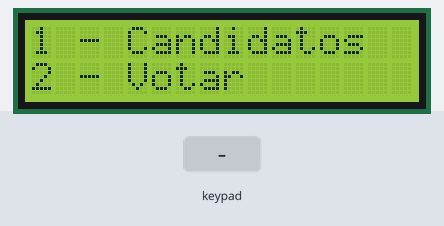
A sketch run on a simulated Arduino Uno, built with avr-gcc and run on an emulated ATmega328P. Parts: 16×2 character LCD. The test bench sets the inputs (shaded band). EEPROM starts erased.

Above: at 3.6 s.
3.7 s: keypad keys 1 0 1 1 1 2 pressed 0.4 s apart
At 4.3 s:
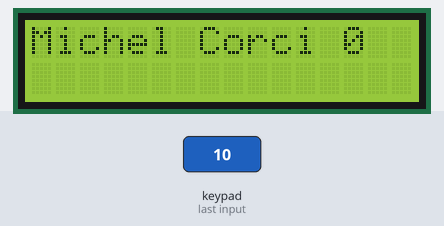
At 5.8 s:
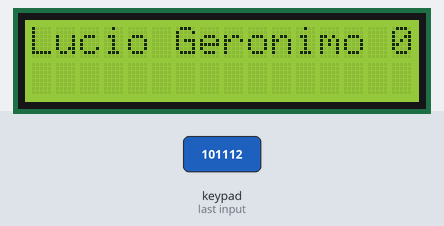
Timing chart, 0 to 7.3 s (numbered marks = the images above; inputs shaded):
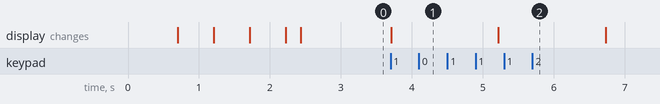

Measured:
- after the input at 3.7 s, the display: changes at once (image 1)

The sketch:

urna_completa_franklin.ino
```cpp
#include <Core.h>


//====================================================================================================================================
//====================================================================================================================================
//INSTANCIANDO TELA
LiquidCrystal l(0,1,2,3,4,5);
TextInterfaceRaw* telaUrna;
//====================================================================================================================================
//====================================================================================================================================

//====================================================================================================================================
//====================================================================================================================================
//INSTANCIANDO KEYPAD
const byte rows = 4; //four rows
const byte cols = 3; //three columns
char keys[rows][cols] = {
  {'1','2','3'},
  {'4','5','6'},
  {'7','8','9'},
  {'*','0','#'}
};
byte rowPins[rows] = {6,7,8,9}; //connect to the row pinouts of the keypad
byte colPins[cols] = {10, 11, 12}; //connect to the column pinouts of the keypad
Keypad keypad = Keypad( makeKeymap(keys), rowPins, colPins, rows, cols );

KeyboardController* controladorTeclado = new KeyboardControllerArduino;
UrnKeyboard* tecladoUrna = new UrnKeyboard;
//====================================================================================================================================
//====================================================================================================================================

//====================================================================================================================================
//====================================================================================================================================
//INSTANCIANDO MEMORIA
Memory*           arduinoMemory;
MemoryFactory*    memoryCreator;
MemoryControler*  arduinoMemoryControler;
UrnSetup*         urnConfiguration;
UrnElection*      unrElection;
//====================================================================================================================================
//====================================================================================================================================

//====================================================================================================================================
//====================================================================================================================================
//INSTANCIANDO CORE
Core* nucleo;
//====================================================================================================================================
//====================================================================================================================================

void setup() {


  //fazendo link de objetos

  //TELA
  l.begin(16,2);
  telaUrna = new TextInterfaceRaw(&l);
  //====================================================================================================================================

  //TECLADO
  controladorTeclado->assign(&keypad);
  tecladoUrna->assign(controladorTeclado);
  //====================================================================================================================================

  //MEMORIA
    memoryCreator = new MemoryFactory;
    arduinoMemory = memoryCreator->createMemoryArduino(100);
    delete memoryCreator;
    //====================================================================

    //making the instance of the memoryControler
    //MemoryControler* arduinoMemoryControler = new MemoryControlerArduino;
    arduinoMemoryControler = new MemoryControlerArduino;
    arduinoMemoryControler->assign(arduinoMemory);
    //====================================================================


    //making the instance of the Setup object
    //UrnSetup* urnConfiguration = new UrnSetup(arduinoMemoryControler, arduinoMemory);
    urnConfiguration = new UrnSetup(arduinoMemoryControler, arduinoMemory);
    //====================================================================

    //making the instance of Election object
    //UrnElection* unrElection = new UrnElection(arduinoMemoryControler, arduinoMemory);
    unrElection = new UrnElection(arduinoMemoryControler, arduinoMemory);
    //====================================================================

    /*
    Candidate* cand = (Candidate*) malloc(3 * sizeof(Candidate));
    //candidatos para votar


    cand[0].setName("joao");
    cand[0].setVote(0);
    delay(20);
    cand[1].setName("roberto");
    cand[1].setVote(0);
    delay(20);
    cand[2].setName("yan");
    cand[2].setVote(0);
    delay(20);
    //add candidates here
    urnConfiguration->newElection();
    urnConfiguration->addCandidate(cand[0]);
    delay(20);
    urnConfiguration->addCandidate(cand[1]);
    delay(20);
    urnConfiguration->addCandidate(cand[2]);
    delay(20);
    //delete urnConfiguration;
    //*/

    urnConfiguration->newElection();
    Candidate c;
    c.setName("Michel Corci");
    urnConfiguration->addCandidate(c);
    c.setName("Lucio Geronimo");
    urnConfiguration->addCandidate(c);
    c.setName("Aline de Colculo");
    urnConfiguration->addCandidate(c);

    //====================================================================
    //====================================================================================================================================

    //CORE
    nucleo = new Core(urnConfiguration, unrElection, tecladoUrna, telaUrna);

}

void loop() {
  // put your main code here, to run repeatedly:


  //teste para ver a memoria EEPROM
  /*
  l.clear();
  for(int i = 0; i < 16; i++)
  {
    l.print((char)EEPROM[i]);
    //delay(1000);
  }
  l.setCursor(0,1);
  for(int i = 16; i < 32; i++)
  {
    l.print((char)EEPROM[i]);
    //delay(1000);
  }
  delay(5000);
  //*/
  /*
  char* ls = unrElection->listCandidates();


  l.clear();
  //l.print(ls);
  //delay(1500);
  l.clear();
  l.print(unrElection->getNumberCandidates());
  delay(1500);
  */
/*
  Candidate* list = unrElection->listCandidates();
  String s = list[0].getName();
  char* a = &s[0];
  l.clear();
  telaUrna->showText(a);
  delay(1000);
*/

  nucleo->showMenu();

  switch(nucleo->getOpcao())
  {
    case '1':
            nucleo->showCandidates();
            break;

    case '2':
            nucleo->vote();
            break;

    default:
            nucleo->printError();
            break;
  }

}
```

Core.h
```cpp
#ifndef CORE_H
#define CORE_H

#include <LiquidCrystal.h>
#include "TextInterfaceRaw.h"
#include "Urn.h"
#include "UrnKeyboard.h"

class Core
{
  private:

    UrnSetup* configuracao;
    UrnElection* eleicao;
    UrnKeyboard* teclado;
    TextInterfaceRaw* tela;

    char opcao;
    Candidate* listaCandidatos;
    int numCandidatos;

  public:

      Core(UrnSetup* uSetup, UrnElection* election, UrnKeyboard* keyboard, TextInterfaceRaw* lcd);
      void showMenu();
      void showCandidates();
      void vote();
      void printError();
      char getOpcao(){return this->opcao;}

};

Core::Core(UrnSetup* uSetup, UrnElection* election, UrnKeyboard* keyboard, TextInterfaceRaw* lcd)
{
  this->configuracao = uSetup;
  this->eleicao = election;
  this->teclado = keyboard;
  this->tela = lcd;

  this->opcao = '\0';
  this->listaCandidatos = election->listCandidates();
  delay(20);
  this->numCandidatos = election->getNumberCandidates();
  delay(20);
  this->tela->clearScreen();
  delay(20);
  this->tela->showText("Inicializando a urna");
  delay(500);
  this->tela->showText("Inicializando a urna .");
  delay(500);
  this->tela->showText("Inicializando a urna . .");
  delay(500);
  this->tela->showText("Inicializando a urna . . .");
  delay(200);
}

void Core::printError()
{

    this->tela->clearScreen();
    this->tela->showText("Erro");
    this->opcao = '\0';
    delay(1000);
}

void Core::showMenu()
{
  this->tela->clearScreen();
  this->tela->showText("1 - Candidatos  2 - Votar");
  while(this->opcao == '\0')
    this->opcao = teclado->takeDigit();
}

void Core::showCandidates()
{

  this->tela->clearScreen();
  String mensagem;
  for(int i = 0; i < this->numCandidatos; i++)
  {
    mensagem = this->listaCandidatos[i].getName();
    mensagem += " ";
    mensagem += this->listaCandidatos[i].getVotes();

    this->tela->showText(mensagem.c_str());
    delay(1500);
    this->tela->clearScreen();

    mensagem = "";
  }

  this->opcao = '\0';
}


void Core::vote()
{

  String vote = "";
  int candidatePosition;
  char digit = '\0';

  this->tela->clearScreen();
  tela->showText("Digite seu voto: ");
  char mensagem[2]; mensagem[1] = '\0';
  while(digit != '*')
  {
    digit = this->teclado->takeDigit();
    if(digit == '\0'){}
    else
    {
      mensagem[0] = digit;
      this->tela->showText(&mensagem[0]);
      vote += digit;
    }
  }

  candidatePosition = atoi(vote.c_str());

  if(candidatePosition > this->numCandidatos)
  {
    this->tela->clearScreen();
    this->tela->showText("Candidato inexistente");
    delay(1500);
  }
  else
  {
    if(!this->eleicao->vote(listaCandidatos[candidatePosition]))
    {
      this->tela->clearScreen();
      this->tela->showText("Voto realizado!");
      delay(1500);
    }
    else
    {
      this->tela->clearScreen();
      this->tela->showText("Ocorreu um erro na votacao :(");
      delay(1500);
    }
  }

  this->listaCandidatos = this->eleicao->listCandidates();
  this->opcao = '\0';
}
//====================================================================================================================================
//====================================================================================================================================

#endif // CORE_H
```

Memory.h
```cpp
/*
 * Simulador de memoria para arduino feito em C++
 * Simulation of and memory to help tests.
 */
#ifndef EEPROM_H
#define EEPROM_H

#include "Arduino.h"


//***********************************************************************
class Memory{

/*
 * The Memory is just a list,
 * where each space takes a char,
 * a byte from 0 to 255.
 */


private:

public:

    //==================================================================================================
    //used to construct an Memory, takes as parameter the amount of bytes it has
    //GenericMemory(int memorySize);
    //==================================================================================================

    //==================================================================================================
    // Amount of bytes the Memory has to store data.
    // Used to create the dataList.
    int memorySize;
    //==================================================================================================

    //==================================================================================================
    //array of data
    char* dataList;
    //==================================================================================================


};
//***********************************************************************


//***********************************************************************
/*
class EEPROM : public GenericMemory{

     //Class that represents an EEPROM of arduino
    public:
    EEPROM(int memorySize);
};
*/
//***********************************************************************


//***********************************************************************
class MemoryFactory{
public:

    /*
     * Class used to create an Memory object
     * necessery to pass the amount of bytes that the Memory has
     * returns the adress of an Memory object.
     * Obs: Every method returns 0 on success
     */

    Memory* createMemory(int memorySize);

    //creates a default Memory with size 1024B
    Memory* createMemory(void);

    //specific for arduino, because it doesn't need to allocate the bytes
    Memory* createMemoryArduino(int memorySize);

};
//***********************************************************************

#endif
```

MemoryControler.h
```cpp
#ifndef MEMORYCONTROLER_H
#define MEMORYCONTROLER_H

#include "memory.h"
#include "Arduino.h"
#include <EEPROM.h>


class MemoryControler{
    // class responsable to manipulate the memory
    // abstract
    public:
        //
        // writes the letter to the respective adress of the memory passed as position
        virtual int write(char letter, int position){return -1;}

        // returns the char that is in the adress position of the memory
        virtual char read(int position){return '!';}

        // assign a memory for the controler
        virtual int assign(Memory* mem){return -1;}


        MemoryControler(){memoryAssigned = 0;}

    protected:
        Memory* memoryAssigned;
};

class MemoryControlerTest : public MemoryControler{
    // class used for test the program in the console
    public:
        int write(char letter, int position);
        char read(int position);
        int assign(Memory* mem);

};

class MemoryControlerArduino : public MemoryControler{
    public:
        int write(char letter, int position);
        char read(int position);
        int assign(Memory* mem);
};

#endif // MEMORYCONTROLER_H
```

TextInterfaceRaw.h
```cpp
#ifndef TEXTINTERFACERAW_H
#define TEXTINTERFACERAW_H

class TextInterfaceRaw
{

private:
    LiquidCrystal* lcd;

public:

    void showText(char* text);
    void clearScreen();
    TextInterfaceRaw(LiquidCrystal* lcd){ this->lcd = lcd; lcd->begin(16,2);}
};

void TextInterfaceRaw::clearScreen()
{
  this->lcd->clear();
  this->lcd->setCursor(0,0);
}

void TextInterfaceRaw::showText(char *text)
{
    //error chech
    if(lcd == 0 || text == 0) return;    //null pointer
    //================================================================================================================

    clearScreen();

    int textSize = 0;
    int textControl = 0;
    while(text[textSize] != '\0') textSize++;

    //check if messege fits in two lines
    if(textSize <= 32)
        //will print text normally
        for(int i = 0; i < textSize; i++)
        {
            if(i > 15)
            {
                lcd->setCursor(i-16, 1);
                lcd->print(text[i]);
            }
            else
            {
                lcd->setCursor(i, 0);
                lcd->print(text[i]);
            }
        }//end of printing text lesser than 17 letters
    //================================================================================================================

    else
    {//case the text doesnt fit in the screen
        for(int i = 0; i < 1+(textSize / 32); i++)  //amount of data that fits in the screen
        {
            for(int j = 0; j < textSize - (i*32) ; j++)
            {
                if(j > 15)
                {
                    lcd->setCursor(j-16, 1);
                    lcd->print(text[textControl++]);
                }
                else
                {
                    lcd->setCursor(j, 0);
                    lcd->print(text[textControl++]);
                }
            }
            delay(3000);
            lcd->clear();
        }
    }//end of printing text greater than 17 letters
    //================================================================================================================
}
#endif // TEXTINTERFACERAW_H
```

Urn.h
```cpp
#ifndef URN_H
#define URN_H

#include "Memory.h"
#include "MemoryControler.h"
#include "Arduino.h"

class Candidate{

private:
    String name;
    int votes;

public:
    //Candidate(char* candName){this->name = candName; this->votes = 0;}
    void setVote(int voteNum){this->votes = voteNum;}
    void setName(String candName){this->name = candName;}
    String getName(){return this->name;}
    int getVotes(){return this->votes;}
};


class UrnSetup{

    public:

        // erase all memory with '!'
        int newElection();

        // write cand's name and 00 to it's vote
        int addCandidate(Candidate cand);

        //ordinary constructor
        UrnSetup(MemoryControler* mc, Memory* m);

    private:
        MemoryControler* memControler;
        Memory* memory;
};

class UrnElection{

    public:

        int vote(Candidate cand);
        int getNumberCandidates();
        Candidate* listCandidates();    //returns an array of candidates with size of getNunberCandidates()
        UrnElection(MemoryControler* mc, Memory* m);

    private:
        MemoryControler* memControler;
        Memory* memory;
        int numberOfCandidates;
};

class Urn{
};

#endif // URN_H
```

UrnKeyboard.h
```cpp
//Made by Franklin Tavares Jr
//UTFPR - CAMPO MOURAO
//PROJETO INTEGRADOR URNA ELETRONICA

#ifndef URNKEYBOARD_H
#define URNKEYBOARD_H

#include <Arduino.h>
#include <Keypad.h>

//======================================================================================
//abstract class that manipulates a keyboard
class KeyboardController
{

protected:

    //takes a keyboard for it to control
    Keypad* assignedKeyboard;

public:

    //reads keyboard input
    virtual char readKeyboard(){};

    //assign an kayboard to the class
    virtual void assign(Keypad* kb){};
};
//======================================================================================

//======================================================================================
//class that constrols an Arduino keyboard
class KeyboardControllerArduino : public KeyboardController
{
public:

    //returns the digit pressed at the moment
    //will be '\0' case any key is pressed
    char readKeyboard();

    void assign(Keypad* kb);
};
//======================================================================================

//======================================================================================
class UrnKeyboard
{

private:

    KeyboardController* assignedControllerKb;

public:

    //returns the digit pressed at the moment
    char takeDigit();

    void assign(KeyboardController* controllerToAssign);

};
//======================================================================================

#endif // URNKEYBOARD_H
```
